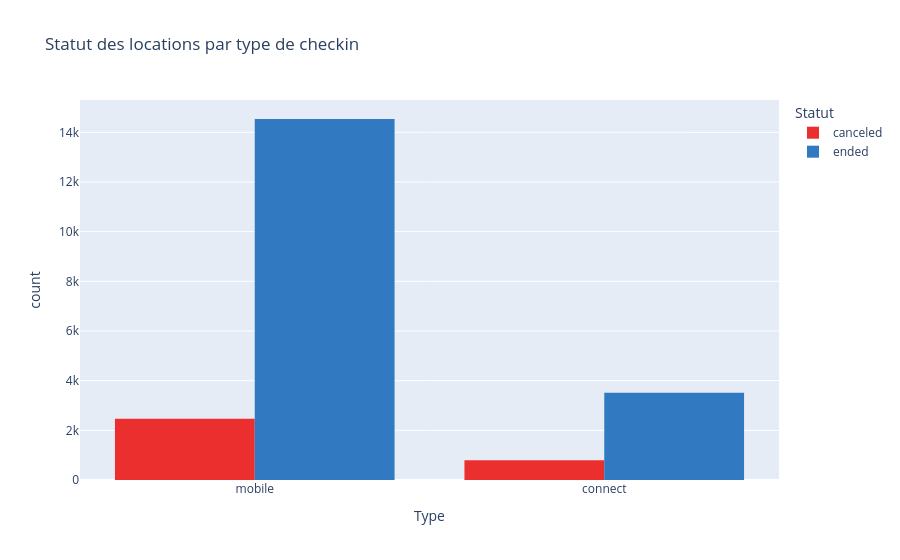

Write notebook code for a chart like this one.
### Code cell
fig = px.histogram(df, x='checkin_type', color='state', barmode='group',
                   title='Statut des locations par type de checkin',
                   labels={'checkin_type': 'Type', 'state': 'Statut'},
                   color_discrete_map={'ended': '#317AC1', 'canceled': '#eb2f2f'})
fig.show()

### Figure 1 — Plotly figure (JSON) as saved in the notebook; plotly's stock layout.template omitted (floating-point values rounded to 4 significant figures; data arrays with more than 128 entries replaced by an {"elided": "..."} marker saying what was removed)
{"data": [{"alignmentgroup": "True", "bingroup": "x", "hovertemplate": "Statut=canceled<br>Type=%{x}<br>count=%{y}<extra></extra>", "legendgroup": "canceled", "marker": {"color": "#eb2f2f", "pattern": {"shape": ""}}, "name": "canceled", "offsetgroup": "canceled", "orientation": "v", "showlegend": true, "type": "histogram", "x": {"elided": "3265 str values"}, "xaxis": "x", "yaxis": "y"}, {"alignmentgroup": "True", "bingroup": "x", "hovertemplate": "Statut=ended<br>Type=%{x}<br>count=%{y}<extra></extra>", "legendgroup": "ended", "marker": {"color": "#317AC1", "pattern": {"shape": ""}}, "name": "ended", "offsetgroup": "ended", "orientation": "v", "showlegend": true, "type": "histogram", "x": {"elided": "18045 str values"}, "xaxis": "x", "yaxis": "y"}], "layout": {"barmode": "group", "legend": {"title": {"text": "Statut"}, "tracegroupgap": 0}, "title": {"text": "Statut des locations par type de checkin"}, "xaxis": {"anchor": "y", "domain": [0, 1], "title": {"text": "Type"}}, "yaxis": {"anchor": "x", "domain": [0, 1], "title": {"text": "count"}}}}
